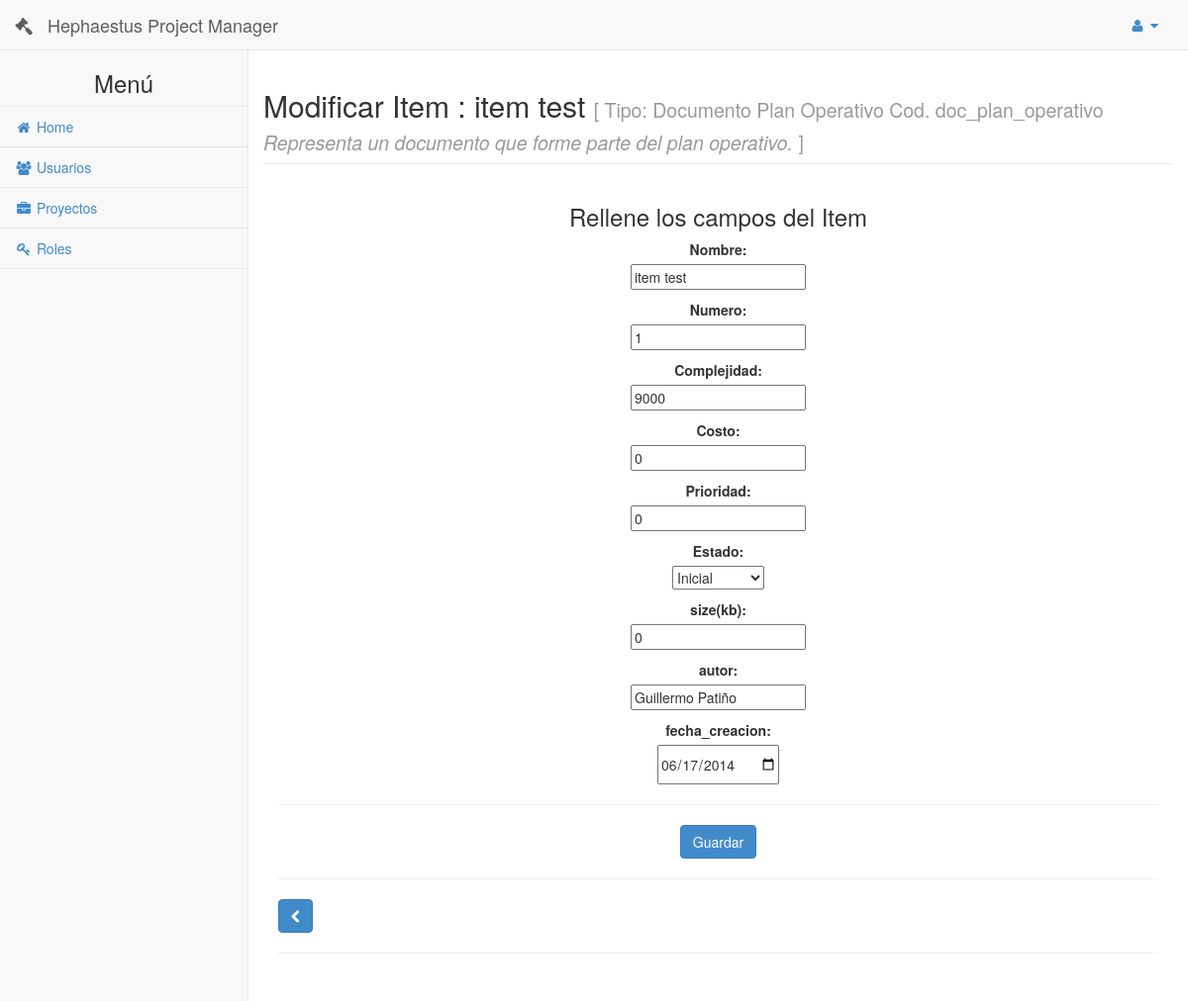
Page /item/1/modificar/1/ (signed in) on the earlier database version.
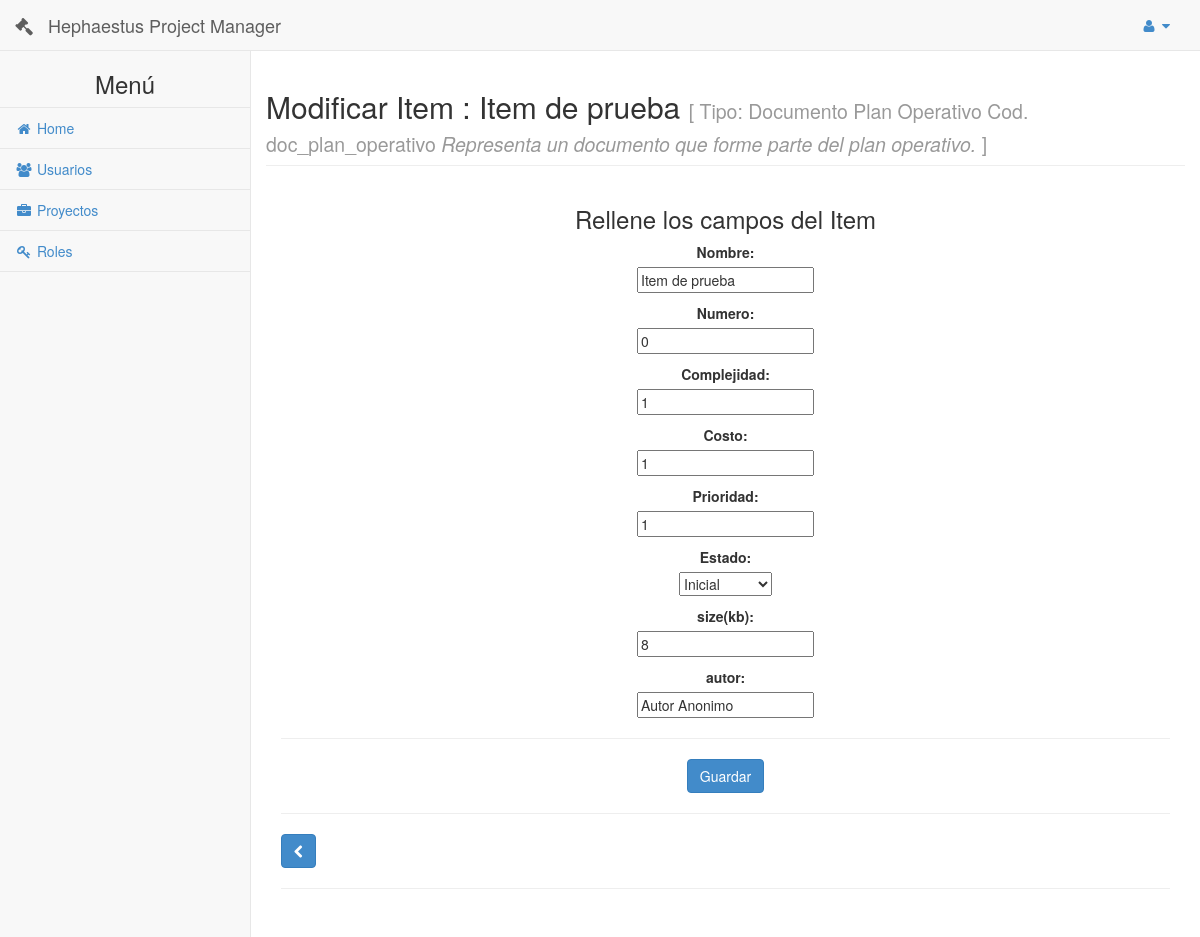
Same page on the later database version.
### principal/models.py (models this page shows, shortened)
class Item(models.Model):
    class Meta:
        verbose_name = 'Item'
        verbose_name_plural = 'Items'
    nombre = models.TextField(max_length=50)
    numero = models.IntegerField()
    eliminado = models.BooleanField(default = False)
    version = models.DateTimeField(null=True)
    id_actual = models.IntegerField(null=True)
    fase = models.ForeignKey(Fase)
    tipo_item = models.ForeignKey(TipoItem)
    linea_base = models.ForeignKey('LineaBase', null=True, blank=True, default = None, on_delete=models.CASCADE)

class VersionItem(models.Model):
    class Meta:
        verbose_name = 'VersionItem'
        verbose_name_plural = 'VersionesItems'
    version = models.DateTimeField(auto_now=True, auto_now_add=True )
    complejidad = models.IntegerField()
    costo = models.IntegerField()
    prioridad = models.IntegerField()
    estado = models.TextField(max_length=50)
    proxy = models.ForeignKey('Item')
    atributos = models.ManyToManyField('AtributoItem',null=True, blank=True, default = None)

class AtributoTipoItem(models.Model):
    class Meta:
        verbose_name = 'AtributoTipoItem'
        verbose_name_plural = 'AtributoTipoItems'
    nombre = models.TextField(max_length=50)
    tipo = models.TextField(max_length=50)
    valor_por_defecto = models.TextField(max_length=50)
    tipo_item = models.ForeignKey(TipoItem)

class AtributoItem(models.Model):
    class Meta:
        verbose_name = 'AtributoItem'
        verbose_name_plural = 'AtributosItems'
    valor = models.TextField(max_length=150)
    atributo_tipo_item = models.ForeignKey(AtributoTipoItem)

### app_item/views.py (the view)
# urls.py: url(r'^(?P<id_fase>\d+)/modificar/(?P<id_item>\d+)/','app_item.views.modificarItem', name='modificar'),
def modificarItem(request, id_fase, id_item):
    u = is_logged(request.session)
    if (u):
        fase = Fase.objects.get(id=id_fase)
        item = Item.objects.get(id=id_item)
        version = VersionItem.objects.get(id=item.id_actual)
        tipo_item = item.tipo_item
        if (request.method == 'POST'):
            if(	'complejidad' in request.POST and
                    'costo' in request.POST and
                    'prioridad' in request.POST and
                    'estado' in request.POST):
                atributos = {
                    'complejidad':  request.POST['complejidad'],
                    'costo':  request.POST['costo'],
                    'prioridad':  request.POST['prioridad'],
                    'estado':  request.POST['estado']
                }
                for atributo in tipo_item.atributotipoitem_set.all():
                    valor = atributo.valor_por_defecto
                    if(atributo.nombre in request.POST):
                        valor = request.POST[atributo.nombre]
                    atributos[atributo.nombre] = valor
                try:
                    newVersion(id_item, atributos)
                except Exception, e:
                    print e
                    return render(request, 'modificar-item.html', {'usuario': u, 'fase': fase, 'item': item, 'version': version, 'tipo_item': tipo_item, 'mensaje': 'Ocurrio un error al modificar el item. Verifique los datos.'})
                return redirect('item:index', id_fase)
            else:
                print "Campos incompletos..."
                return render(request, 'modificar-item.html', {'usuario': u, 'fase': fase, 'item': item, 'version': version, 'tipo_item': tipo_item, 'mensaje': 'Ocurrio un error al modificar el item. Verifique los datos.'})
        else:
            return render(request, 'modificar-item.html', {'usuario': u, 'fase': fase, 'item': item, 'version': version, 'tipo_item': tipo_item})
    else:
        return redirect('/login')

### principal/views.py (called while the page is built)
def is_logged(session):
	if( 'usuario' in session ):
		user =  Usuario.objects.get(id=session['usuario'])
		u = user.__dict__
		lista_permisos = []
		lista_roles = []
		for r in user.roles.all():
			lista_roles.append(r.nombre)
			for p in r.permisos.all():
				lista_permisos.append(p.nombre)
		u['permisos'] = lista_permisos
		u['roles'] = lista_roles
		return u
	else:
		return False

### app_item/templates/modificar-item.html (shortened to what the changed rows need)
{% include 'header.html' %}
        {% if usuario %}
        <div id="page-wrapper">
            <div class="row">
                <div class="col-lg-12">
                    <div class="row">
                        <h2 class="page-header">Modificar Item : {{item.nombre}} <small>[ Tipo: {{tipo_item.nombre}} Cod. {{tipo_item.codigo}} <i> {{tipo_item.descripcion}} </i>]</small></h2>
                    </div>
                        <center>
                            <h3>Rellene los campos del Item</h3>
                        </center>
                        <form method="post" novalidate>
                            <center>
                            <div class="control-group">
                            <label>Nombre:</label><br>
                            <div class="controls">
                                <input type="text" name="nombre" placeholder="Nombre..." required maxlength="50" data-validation-required-message="Por favor rellena este campo :)" minlength="2" data-validation-minlength-message="Se te podria ocurrir un nombre mas largo no?" read-only value="{{item.nombre}}" readonly>
                            </div>
                            </div>
                            <div class="control-group">
                            <label>Numero:</label><br>
                            <div class="controls">
                                <input type="number" name="numero" placeholder="Numero..." required data-validation-number-message="ups! ese no es un numero" data-validation-required-message="Por favor rellena este campo :)" readonly value="{{item.numero}}">
                            </div>
                            </div>
                            <div class="control-group">
                            <label>Complejidad:</label><br>
                            <div class="controls">
                                <input type="number" name="complejidad" placeholder="Complejidad..." required data-validation-number-message="ups! ese no es un numero" data-validation-required-message="Por favor rellena este campo :)" value="{{version.complejidad}}">
                            </div>
                            </div>
                            <div class="control-group">
                            <label>Costo:</label><br>
                            <div class="controls">
                                <input type="number" name="costo" placeholder="Costo..." required data-validation-number-message="ups! ese no es un numero" data-validation-required-message="Por favor rellena este campo :)" value="{{version.costo}}">
                            </div>
                            </div>
                            <div class="control-group">
                            <label>Prioridad:</label><br>
                            <div class="controls">
                                <input type="number" name="prioridad" placeholder="Prioridad..." required data-validation-number-message="ups! ese no es un numero" data-validation-required-message="Por favor rellena este campo :)" value="{{version.prioridad}}">
                            </div>
                            </div>
                            <div class="control-group">
                            <label>Estado:</label><br>
                            <div class="controls">
                                <select name="estado" required data-validation-required-message="Por favor rellena este campo :)" value="{{version.estado}}">
                                    <option value="inicial">Inicial</option>
                                </select>
                            </div>
                        </div>
                            {% for atributo in tipo_item.atributotipoitem_set.all %}
                                <div class="control-group">
                                <label>{{atributo.nombre}}:</label><br>
                                <div class="controls">
                                    <input
                                    {% if atributo.tipo == 'numerico' %}
                                    type="number" data-validation-number-message="ups! ese no es un numero"
                                    {% elif atributo.tipo == 'fecha' %}
                                    type="date"
                                    {% else %}
                                    type="text"
                                    {% endif %}
                                    name="{{atributo.nombre}}" placeholder="{{atributo.nombre}}..." required data-validation-required-message="Por favor rellena este campo :)"
                                    {% for atributoitem in version.atributos.all %}
                                        {% if atributoitem.atributo_tipo_item.nombre == atributo.nombre %}
                                            value="{{atributoitem.valor}}"
                                        {% endif %}
                                    {% endfor %}
                                    value="{{atributo.valor_por_defecto}}"
                                    >
                                </div>
                                </div>
                            {% endfor %}
                            </center>
                            <hr>
                            <center>
                                <button type="submit" class="btn btn-primary">Guardar</button>
                            </center>
                        </form>
                            <hr>
                            <a class="btn btn-primary" href="{% url 'item:index' fase.id %}">
                                    <i class="fa fa-chevron-left "></i>
                            </a>
                            <hr>
                </div>
            </div>
        </div>
        {% endif %}
{% include 'footer.html' %}

Differences in the rows shown:
removed VersionItem: complejidad "9000", costo "0", prioridad "0", estado "Inicial"
removed AtributoTipoItem: nombre "fecha_creacion", fecha_creacion "06/17/2014"
changed Item: nombre "item test" → "Item de prueba"; numero "1" → "0"
now on this page (row edited): VersionItem: complejidad "1", costo "1", prioridad "1", estado "Inicial"
changed through a linked row, AtributoTipoItem "size(kb)": tipo+nombre+valor_por_defecto "0" → "8"
changed through a linked row, AtributoTipoItem "autor": tipo+nombre+valor_por_defecto "Guillermo Patiño" → "Autor Anonimo"
